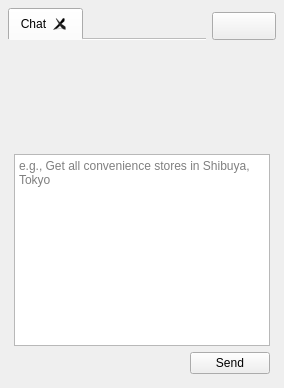
<?xml version="1.0" encoding="UTF-8"?>
<ui version="4.0">
 <class>QuickOSMAIDockBase</class>
 <widget class="QDockWidget" name="QuickOSMAIDockBase">
  <property name="minimumWidth">
   <number>360</number>
  </property>
  <property name="maximumWidth">
   <number>360</number>
  </property>
  <property name="windowTitle">
   <string>QuickOSM AI</string>
  </property>
  <widget class="QWidget" name="dockWidgetContents">
   <layout class="QVBoxLayout" name="rootLayout">
    <property name="leftMargin">
     <number>8</number>
    </property>
    <property name="topMargin">
     <number>8</number>
    </property>
    <property name="rightMargin">
     <number>8</number>
    </property>
    <property name="bottomMargin">
     <number>8</number>
    </property>
    <property name="spacing">
     <number>8</number>
    </property>
    <item>
     <widget class="QFrame" name="headerFrame">
      <property name="frameShape">
       <enum>QFrame::NoFrame</enum>
      </property>
      <layout class="QHBoxLayout" name="headerLayout">
       <property name="leftMargin">
        <number>0</number>
       </property>
       <property name="topMargin">
        <number>0</number>
       </property>
       <property name="rightMargin">
        <number>0</number>
       </property>
       <property name="bottomMargin">
        <number>0</number>
       </property>
       <property name="spacing">
        <number>6</number>
       </property>
       <item>
        <widget class="QTabWidget" name="chatTabs">
         <property name="sizePolicy">
          <sizepolicy hsizetype="Expanding" vsizetype="Fixed">
           <horstretch>0</horstretch>
           <verstretch>0</verstretch>
          </sizepolicy>
         </property>
         <property name="minimumHeight">
          <number>32</number>
         </property>
         <property name="maximumHeight">
          <number>40</number>
         </property>
         <property name="tabsClosable">
          <bool>true</bool>
         </property>
         <property name="documentMode">
          <bool>true</bool>
         </property>
         <property name="tabPosition">
          <enum>QTabWidget::North</enum>
         </property>
         <property name="tabBarAutoHide">
          <bool>false</bool>
         </property>
         <widget class="QWidget" name="tabPlaceholder">
          <attribute name="title">
           <string>Chat</string>
          </attribute>
         </widget>
        </widget>
       </item>
       <item>
        <widget class="QPushButton" name="newChatButton">
         <property name="sizePolicy">
          <sizepolicy hsizetype="Fixed" vsizetype="Fixed">
           <horstretch>0</horstretch>
           <verstretch>0</verstretch>
          </sizepolicy>
         </property>
         <property name="minimumSize">
          <size>
           <width>64</width>
           <height>28</height>
          </size>
         </property>
         <property name="maximumSize">
          <size>
           <width>90</width>
           <height>28</height>
          </size>
         </property>
         <property name="text">
          <string/>
         </property>
        </widget>
       </item>
      </layout>
     </widget>
    </item>
    <item>
     <widget class="QScrollArea" name="messageScrollArea">
      <property name="frameShape">
       <enum>QFrame::NoFrame</enum>
      </property>
      <property name="widgetResizable">
       <bool>true</bool>
      </property>
      <widget class="QWidget" name="messageContainer">
       <layout class="QVBoxLayout" name="messageLayout">
        <property name="leftMargin">
         <number>0</number>
        </property>
        <property name="topMargin">
         <number>0</number>
        </property>
        <property name="rightMargin">
         <number>0</number>
        </property>
        <property name="bottomMargin">
         <number>0</number>
        </property>
        <property name="spacing">
         <number>12</number>
        </property>
       </layout>
      </widget>
     </widget>
    </item>
    <item>
     <widget class="QFrame" name="inputFrame">
      <property name="frameShape">
       <enum>QFrame::NoFrame</enum>
      </property>
      <layout class="QVBoxLayout" name="inputLayout">
       <property name="leftMargin">
        <number>0</number>
       </property>
       <property name="topMargin">
        <number>0</number>
       </property>
       <property name="rightMargin">
        <number>0</number>
       </property>
       <property name="bottomMargin">
        <number>0</number>
       </property>
       <property name="spacing">
        <number>6</number>
       </property>
       <item>
       <layout class="QHBoxLayout" name="modeLayout">
        <property name="leftMargin">
         <number>0</number>
        </property>
        <property name="topMargin">
         <number>0</number>
        </property>
        <property name="rightMargin">
         <number>0</number>
        </property>
        <property name="bottomMargin">
         <number>0</number>
        </property>
        <property name="spacing">
         <number>6</number>
        </property>
        <item>
         <spacer name="modeSpacerLeft">
          <property name="orientation">
           <enum>Qt::Horizontal</enum>
          </property>
          <property name="sizeType">
           <enum>QSizePolicy::Expanding</enum>
          </property>
          <property name="sizeHint" stdset="0">
           <size>
            <width>40</width>
            <height>20</height>
           </size>
          </property>
         </spacer>
        </item>
        <item>
         <spacer name="modeSpacerRight">
          <property name="orientation">
           <enum>Qt::Horizontal</enum>
          </property>
          <property name="sizeType">
           <enum>QSizePolicy::Expanding</enum>
          </property>
          <property name="sizeHint" stdset="0">
           <size>
            <width>40</width>
            <height>20</height>
           </size>
          </property>
         </spacer>
        </item>
       </layout>
       </item>
       <item>
        <widget class="QFrame" name="inputBox">
         <property name="frameShape">
          <enum>QFrame::NoFrame</enum>
         </property>
         <property name="frameShadow">
          <enum>QFrame::Plain</enum>
         </property>
         <layout class="QVBoxLayout" name="inputBoxLayout">
          <property name="leftMargin">
           <number>6</number>
          </property>
          <property name="topMargin">
           <number>6</number>
          </property>
          <property name="rightMargin">
           <number>6</number>
          </property>
          <property name="bottomMargin">
           <number>6</number>
          </property>
          <property name="spacing">
           <number>6</number>
          </property>
          <item>
           <widget class="QTextEdit" name="inputEdit">
            <property name="minimumHeight">
             <number>80</number>
            </property>
            <property name="verticalScrollBarPolicy">
             <enum>Qt::ScrollBarAsNeeded</enum>
            </property>
            <property name="lineWrapMode">
             <enum>QTextEdit::WidgetWidth</enum>
            </property>
            <property name="placeholderText">
             <string>e.g., Get all convenience stores in Shibuya, Tokyo</string>
            </property>
           </widget>
          </item>
          <item>
           <layout class="QHBoxLayout" name="sendLayout">
            <property name="leftMargin">
             <number>0</number>
            </property>
            <property name="topMargin">
             <number>0</number>
            </property>
            <property name="rightMargin">
             <number>0</number>
            </property>
            <property name="bottomMargin">
             <number>0</number>
            </property>
            <property name="spacing">
             <number>6</number>
            </property>
            <item>
             <spacer name="sendSpacer">
              <property name="orientation">
               <enum>Qt::Horizontal</enum>
              </property>
              <property name="sizeType">
               <enum>QSizePolicy::Expanding</enum>
              </property>
              <property name="sizeHint" stdset="0">
               <size>
                <width>40</width>
                <height>20</height>
               </size>
              </property>
             </spacer>
            </item>
            <item>
             <widget class="QPushButton" name="sendButton">
              <property name="text">
               <string>Send</string>
              </property>
              <property name="minimumWidth">
               <number>64</number>
              </property>
             </widget>
            </item>
           </layout>
          </item>
         </layout>
        </widget>
       </item>
      </layout>
     </widget>
    </item>
   </layout>
  </widget>
 </widget>
 <resources/>
 <connections/>
</ui>
